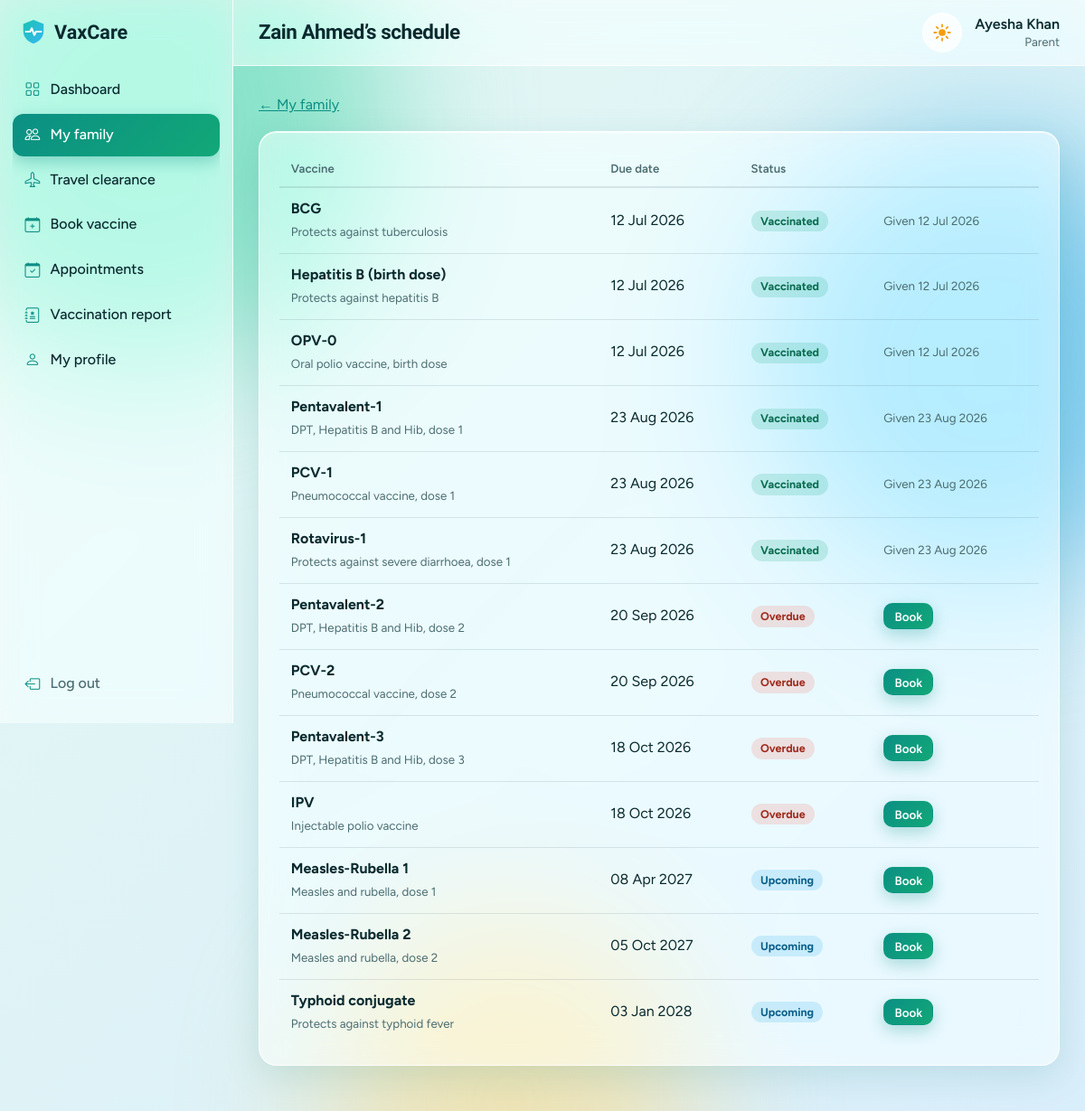
Page /Frontend/parent/children.php?id=1 (signed in) on the committed database.
### tables this page shows
CREATE TABLE `schedule` (
  `id` int(11) NOT NULL,
  `child_id` int(11) NOT NULL,
  `vaccine_id` int(11) NOT NULL,
  `due_date` date NOT NULL,
  `status` enum('pending','booked','vaccinated') NOT NULL DEFAULT 'pending',
  `given_on` date DEFAULT NULL
);

CREATE TABLE `vaccines` (
  `id` int(11) NOT NULL,
  `name` varchar(100) NOT NULL,
  `description` varchar(255) NOT NULL DEFAULT '',
  `age_days` int(11) NOT NULL DEFAULT 0,
  `available` tinyint(1) NOT NULL DEFAULT 1,
  `audience` enum('child','adult') NOT NULL DEFAULT 'child',
  `travel_required` tinyint(1) NOT NULL DEFAULT 0
);

### Frontend/parent/children.php (the view, shortened to what this page needs)
<?php
require __DIR__ . '/../../Backend/config/config.php';
require __DIR__ . '/../../Backend/includes/layout.php';
$u = require_role('parent');
if (isset($_GET['id']) && ($c = q('SELECT * FROM children WHERE id=? AND parent_id=?', [(int)$_GET['id'], $u['id']])->fetch())) {
    $rows = q('SELECT s.*,v.name vaccine,v.description FROM schedule s JOIN vaccines v ON v.id=s.vaccine_id WHERE s.child_id=? ORDER BY s.due_date,v.id', [$c['id']])->fetchAll();
    page_start($c['name'] . '’s schedule', 'parent'); ?>
    <p><a href="children.php">← My family</a></p>
    <div class="card"><div class="tbl"><table><tr><th>Vaccine</th><th>Due date</th><th>Status</th><th></th></tr>
    <?php foreach ($rows as $r): ?><tr><td><b><?= e($r['vaccine']) ?></b><br><small><?= e($r['description']) ?></small></td><td><?= fmt_date($r['due_date']) ?></td><td><?= due_badge($r['status'], $r['due_date']) ?></td>
      <td><?= $r['status'] === 'pending' ? '<a class="btn btn-p btn-sm" href="book.php?schedule=' . $r['id'] . '">Book</a>' : ($r['status'] === 'vaccinated' ? '<small>Given ' . fmt_date($r['given_on']) . '</small>' : '') ?></td></tr><?php endforeach; ?></table></div></div>
    <?php page_end(); exit;
}
page_start('My family', 'parent'); ?>

### Backend/config/config.php (shortened to what this page needs)
<?php
function db(): PDO {
    static $pdo = null;
    if (!$pdo) {
        try {
            $pdo = new PDO('mysql:host=' . DB_HOST . ';dbname=' . DB_NAME . ';charset=utf8mb4', DB_USER, DB_PASS, [
                PDO::ATTR_ERRMODE => PDO::ERRMODE_EXCEPTION,
                PDO::ATTR_DEFAULT_FETCH_MODE => PDO::FETCH_ASSOC,
                PDO::ATTR_EMULATE_PREPARES => false,
            ]);
        } catch (PDOException $ex) {
            http_response_code(500);
            exit('Database connection failed. Import database.sql and check config/config.php.');
        }
    }
    return $pdo;
}
function q(string $sql, array $args = []): PDOStatement {
    $s = db()->prepare($sql);
    $s->execute($args);
    return $s;
}
function e($v): string {
    return htmlspecialchars((string)$v, ENT_QUOTES, 'UTF-8');
}
function me(): ?array {
    return $_SESSION['user'] ?? null;
}
function require_role(string $role): array {
    $u = me();
    return $u;
}
function fmt_date(?string $d): string {
    return $d ? date('d M Y', strtotime($d)) : '—';
}
function badge(string $s): string {
    $m = [
        'pending' => 'warn', 'booked' => 'info', 'approved' => 'ok',
        'vaccinated' => 'ok', 'rejected' => 'bad', 'not_vaccinated' => 'bad',
        'overdue' => 'bad', 'cleared' => 'ok', 'not_cleared' => 'bad',
        'available' => 'ok', 'unavailable' => 'bad'
    ];
    return '<span class="badge ' . ($m[$s] ?? 'info') . '">' . e(ucwords(str_replace('_', ' ', $s))) . '</span>';
}
function due_badge(string $status, string $due): string {
    if ($status !== 'pending') return badge($status);
    $d = (strtotime($due) - strtotime('today')) / 86400;
    if ($d < 0) return badge('overdue');
    return $d <= 14 ? '<span class="badge warn">Due soon</span>' : '<span class="badge info">Upcoming</span>';
}

### Frontend/assets/css/style.css (style rules this page uses)
:root { --ink:#0a2a2e;--muted:#4b6c71; --bg1:#e4f8f2;--bg2:#d9eefb; --teal:#0b8f84;--teal-d:#087068;--mint:#2fcf9f;--sky:#2aa9e6;--sun:#ffc24a;--coral:#ef5f50;--leaf:#16a97e; --glass:rgba(255,255,255,.55);--glass-2:rgba(255,255,255,.78);--glass-b:rgba(255,255,255,.75); --line:rgba(10,42,46,.11);--shadow:0 12px 40px rgba(8,112,104,.14);--hi:inset 0 1px 0 rgba(255,255,255,.8); --input:rgba(255,255,255,.75);--tint:rgba(11,143,132,.10);--hover:rgba(11,143,132,.08); --ok-b:rgba(22,169,126,.18);--ok-t:#0a6b4f;--warn-b:rgba(255,194,74,.3);--warn-t:#7a5200; --bad-b:rgba(239,95,80,.17);--bad-t:#a02a1c;--info-b:rgba(42,169,230,.18);--info-t:#0b5f8a; --blob1:#2fcf9f;--blob2:#2aa9e6;--blob3:#ffd777;--blob-o:.5; --grid:rgba(10,42,46,.08);--btn:linear-gradient(135deg,#0b8f84,#12a877); }
* { box-sizing:border-box }
html { color-scheme:light }
body { margin:0;font:16px/1.55 Figtree,system-ui,sans-serif;color:var(--ink);background:linear-gradient(135deg,var(--bg1),var(--bg2)) fixed;min-height:100vh;transition:background .4s,color .3s }
a { color:var(--teal) }
p { margin:.2rem 0 1rem }
small,.muted { color:var(--muted) }
.card,.strip,.side,.top,.kid,.hosp,.auth,.vcard,.glass,.tpass,.step { background:var(--glass);border:1px solid var(--glass-b);box-shadow:var(--shadow),var(--hi);-webkit-backdrop-filter:blur(18px) saturate(165%);backdrop-filter:blur(18px) saturate(165%) }
.card { border-radius:20px;padding:22px;margin-bottom:22px;transition:transform .25s,box-shadow .25s }
.btn { display:inline-flex;align-items:center;gap:.45rem;padding:.6rem 1.05rem;border-radius:12px;border:1px solid transparent;font:600 .92rem Figtree,sans-serif;cursor:pointer;text-decoration:none;transition:transform .15s,box-shadow .2s,background .2s;position:relative;overflow:hidden }
.btn-p { background:var(--btn);color:#fff;box-shadow:0 6px 18px rgba(11,143,132,.3) }
.btn-p::after { content:"";position:absolute;inset:0;background:linear-gradient(110deg,transparent 30%,rgba(255,255,255,.35) 50%,transparent 70%);transform:translateX(-120%);transition:transform .6s }
.btn-sm { padding:.35rem .7rem;font-size:.84rem;border-radius:10px }
.badge { display:inline-block;padding:.12rem .65rem;border-radius:99px;font-size:.78rem;font-weight:700;white-space:nowrap }
.badge.ok { background:var(--ok-b);color:var(--ok-t) }
.badge.bad { background:var(--bad-b);color:var(--bad-t) }
.badge.info,.badge.sky { background:var(--info-b);color:var(--info-t) }
.tbl { overflow-x:auto }
table { width:100%;border-collapse:collapse }
th { text-align:left;font-size:.82rem;color:var(--muted);font-weight:600;padding:.55rem .8rem;border-bottom:2px solid var(--line);white-space:nowrap }
td { padding:.7rem .8rem;border-bottom:1px solid var(--line);vertical-align:middle }
tbody tr,table tr { transition:background .15s }
tr:last-child td { border-bottom:0 }
.content>* { animation:rise .6s cubic-bezier(.2,.8,.2,1) both }
.content>*:nth-child(2) { animation-delay:.07s }

### rows in the picture
schedule: vaccine.name "BCG", vaccine.description "Protects against tuberculosis", due_date "12 Jul 2026", status "Vaccinated", given_on "12 Jul 2026"
schedule: vaccine.name "Hepatitis B (birth dose)", vaccine.description "Protects against hepatitis B", due_date "12 Jul 2026", status "Vaccinated", given_on "12 Jul 2026"
schedule: vaccine.name "OPV-0", vaccine.description "Oral polio vaccine, birth dose", due_date "12 Jul 2026", status "Vaccinated", given_on "12 Jul 2026"
schedule: vaccine.name "Pentavalent-1", vaccine.description "DPT, Hepatitis B and Hib, dose 1", due_date "23 Aug 2026", status "Vaccinated", given_on "23 Aug 2026"
schedule: vaccine.name "PCV-1", vaccine.description "Pneumococcal vaccine, dose 1", due_date "23 Aug 2026", status "Vaccinated", given_on "23 Aug 2026"
schedule: vaccine.name "Rotavirus-1", vaccine.description "Protects against severe diarrhoea, dose 1", due_date "23 Aug 2026", status "Vaccinated", given_on "23 Aug 2026"
schedule: vaccine.name "Pentavalent-2", vaccine.description "DPT, Hepatitis B and Hib, dose 2", due_date "20 Sep 2026"
schedule: vaccine.name "PCV-2", vaccine.description "Pneumococcal vaccine, dose 2", due_date "20 Sep 2026"
schedule: vaccine.name "Pentavalent-3", vaccine.description "DPT, Hepatitis B and Hib, dose 3", due_date "18 Oct 2026"
schedule: vaccine.name "IPV", vaccine.description "Injectable polio vaccine", due_date "18 Oct 2026"
schedule: vaccine.name "Measles-Rubella 1", vaccine.description "Measles and rubella, dose 1", due_date "08 Apr 2027", shows "Upcoming"
schedule: vaccine.name "Measles-Rubella 2", vaccine.description "Measles and rubella, dose 2", due_date "05 Oct 2027", shows "Upcoming"
schedule: vaccine.name "Typhoid conjugate", vaccine.description "Protects against typhoid fever", due_date "03 Jan 2028", shows "Upcoming"

### other values in the picture
APP_NAME "VaxCare"
$label "Dashboard"
$label "My family"
$label "Travel clearance"
$label "Book vaccine"
$label "Appointments"
$label "Vaccination report"
$label "My profile"
$title "Zain Ahmed’s schedule"
$u['name'] "Ayesha Khan"
$role "Parent"
